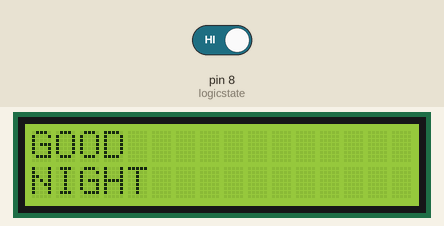
The sketch below on a simulated Arduino Uno, built with avr-gcc and run on an emulated ATmega328P. Parts: 16×2 character LCD. The test bench sets the inputs (shaded band); at power-on: pin 8 (logicstate) HIGH.

Above: at 1.2 s.
1.3 s: pin 8 (logicstate) driven LOW
At 2.5 s:
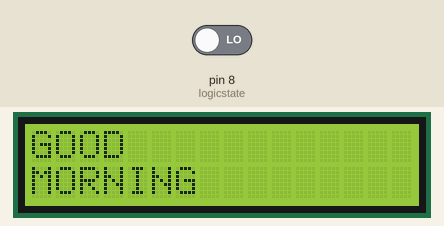
2.8 s: pin 8 (logicstate) driven HIGH
At 3.8 s:
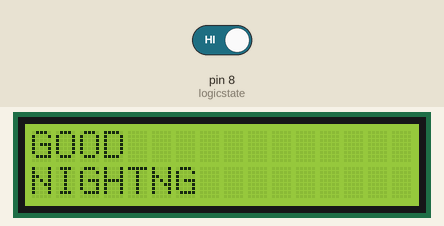
Timing chart, 0 to 5.8 s (numbered marks = the images above; inputs shaded):
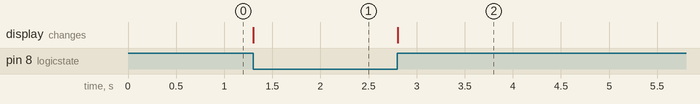

Measured:
- after the input at 1.3 s, the display: changes at once (image 1)
- after the input at 2.8 s, the display: changes at once (image 2)

The sketch:

project2-displaying-message-on-lcd-with-switch.ino
```cpp
#include<LiquidCrystal.h>
const int rs=2,en=3,d4=4,d5=5,d6=6,d7=7;
int logicstate = 8;
LiquidCrystal lcd(rs,en,d4,d5,d6,d7);
void setup() {
  lcd.begin(16,2);
  pinMode(logicstate,INPUT);
  lcd.print("GOOD");
  // put your setup code here, to run once:

}

void loop() {
  int data = digitalRead(logicstate);
  if(data==0)
  {
    lcd.setCursor(0,1);
    lcd.print("MORNING");
  }
  if(data==1)
  {

    lcd.setCursor(0,1);

    lcd.print("NIGHT");
  }  }
```
